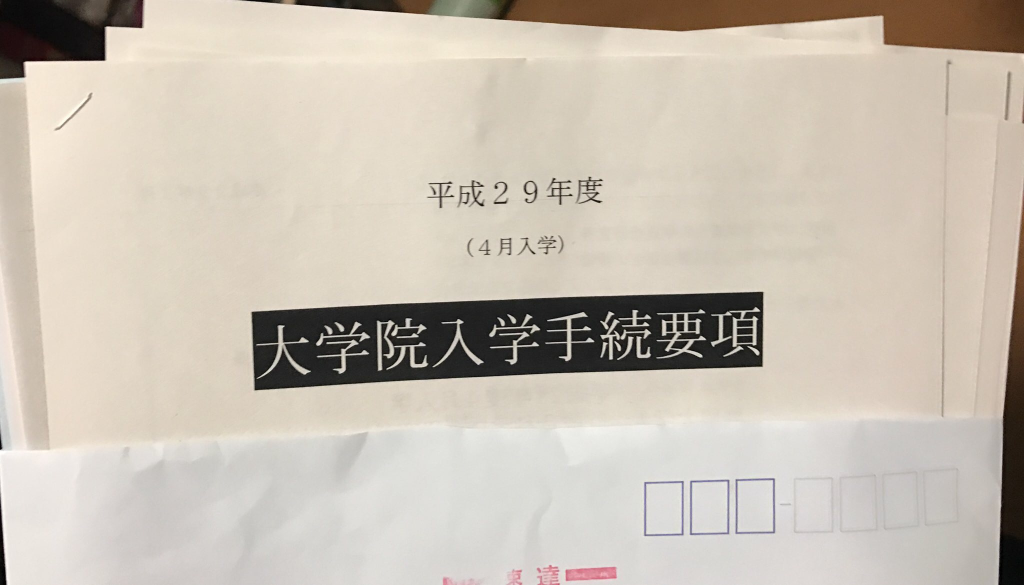
#> input picture figure/enter_graduate.jpg, 2048 x 1170 px (shown at 1/2 size)
$ python binalization_character.py   (Python 2 division)
#> lines starting #> are read from the running program, lines starting #| are printed output that depends on the picture; after the words box and inside, x2 and y2 are one past the last pixel; in counts of white or black regions, pixels touching at a corner belong together
#coding:utf-8
import numpy as np
import cv2
import matplotlib.pyplot as plt

def binalization(org_img):
	gry_img = cv2.cvtColor(org_img, cv2.COLOR_BGR2GRAY)

	# Calc threshold
	T, bin_img = cv2.threshold(gry_img, 127, 255, cv2.THRESH_BINARY)

	return bin_img

def adaptive_binalization(org_img):
	gry_img = cv2.cvtColor(org_img, cv2.COLOR_BGR2GRAY)

	# Calc threshold
	#bin_img = cv2.adaptiveThreshold(gry_img, 255, cv2.ADAPTIVE_THRESH_MEAN_C, cv2.THRESH_BINARY, 3, 5)
	bin_img = cv2.adaptiveThreshold(gry_img, 255, cv2.ADAPTIVE_THRESH_GAUSSIAN_C, cv2.THRESH_BINARY, 3, 5)

	return bin_img

def binalization_otsu(org_img):
	gry_img = cv2.cvtColor(org_img, cv2.COLOR_BGR2GRAY)

	# Calc threshold on gram_img using OTSU THRESHOLD
	T, bin_img = cv2.threshold(gry_img, 0, 255, cv2.THRESH_BINARY+cv2.THRESH_OTSU)

	return bin_img

def binalization_otsu_after_gaussian_filtering(org_img):
	gry_img = cv2.cvtColor(org_img, cv2.COLOR_BGR2GRAY)

	# Calc threshold
	gray_gf = cv2.GaussianBlur(gry_img, (3,3), 0)
	T, bin_img = cv2.threshold(gray_gf, 0, 255, cv2.THRESH_BINARY+cv2.THRESH_OTSU)

	return bin_img

def main():
	#img_path = "../figure/english_letter.jpg"
	img_path = "../figure/enter_graduate.jpg"
	img = cv2.imread(img_path, cv2.IMREAD_COLOR ) # COLOR MODE
#> img is the input picture: shape (1170, 2048, 3); mean B, G, R 179.4, 191.6, 200.4
	#img = cv2.imgread(img_path, cv2.IMREAD_GRAYSCALE ) # GRAY SCALE MODE

	img_list = []
	img_name_list = []

	height, width, channels = img.shape[:3]
#> height = 1170; width = 2048; channels = 3
	img = cv2.resize(img, (500, int(height*(500.0/width))))
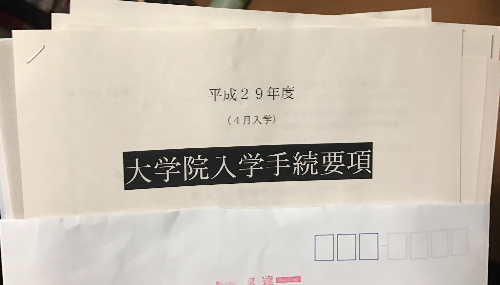
#> img: shape (285, 500, 3); mean B, G, R 179.3, 191.5, 200.3
	img_list.append(img)
	img_name_list.append("original")

	result_img = binalization(img)
#> in binalization, `gry_img = cv2.cvtColor(org_img, cv2.COLOR_BGR2GRAY)`:
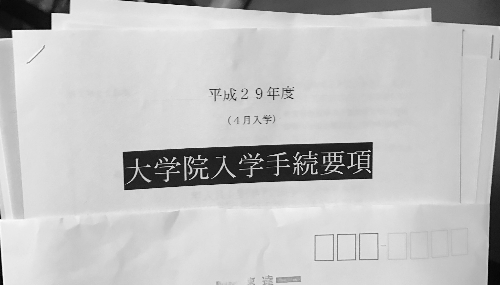
#> gry_img: shape (285, 500); min 1, max 254, mean 192.8
#> in binalization, `T, bin_img = cv2.threshold(gry_img, 127, 255, cv2.THRESH_BINARY)`:
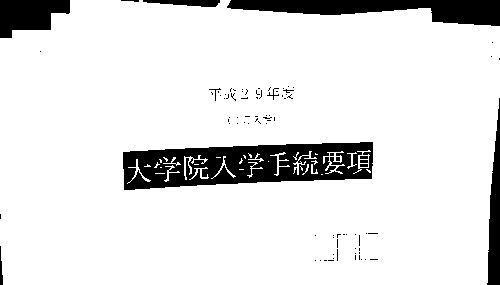
#> bin_img: shape (285, 500); 88.7% white; 90 black regions (78 under 20 px), largest, box (x1, y1, x2, y2) and area: (123, 142, 373, 190) 7898, (227, 0, 500, 26) 4007, (0, 0, 70, 38) 1876
	img_list.append(result_img)
	img_name_list.append("normal binalization")

	result_img = adaptive_binalization(img)
#> in adaptive_binalization, `bin_img = cv2.adaptiveThreshold(gry_img, 255, cv2.ADAPTIVE_THRESH_GAUS..`:
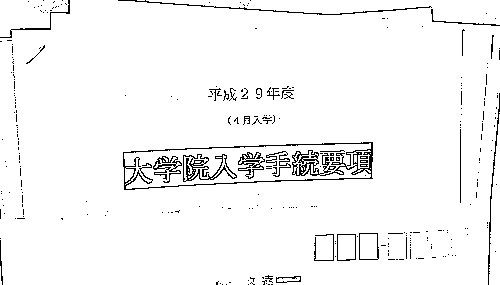
#> bin_img: shape (285, 500); 96.3% white; black in thin lines or dots
	img_list.append(result_img)
	img_name_list.append("adaptive binalization")

	result_img = binalization_otsu(img)
#> in binalization_otsu, `T, bin_img = cv2.threshold(gry_img, 0, 255, cv2.THRESH_BINARY+cv2.THRE..`: bin_img: shape (285, 500); 88.6% white; 91 black regions (79 under 20 px), largest, box (x1, y1, x2, y2) and area: (123, 142, 373, 190) 7936, (226, 0, 500, 26) 4013, (0, 0, 70, 38) 1876
#> in binalization_otsu, `T, bin_img = cv2.threshold(gry_img, 0, 255, cv2.THRESH_BINARY+cv2.THRE..`: T = 129
	img_list.append(result_img)
	img_name_list.append("otsu binalization")

	result_img = binalization_otsu_after_gaussian_filtering(img)
#> in binalization_otsu_after_gaussian_filtering, `gray_gf = cv2.GaussianBlur(gry_img, (3,3), 0)`:
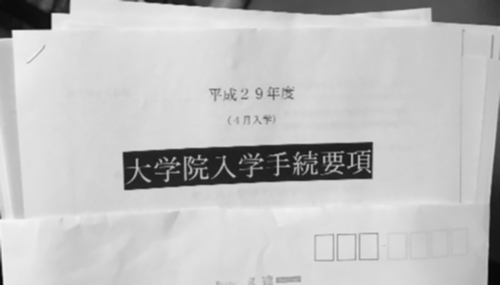
#> gray_gf: shape (285, 500); min 6, max 247, mean 192.8
#> in binalization_otsu_after_gaussian_filtering, `T, bin_img = cv2.threshold(gray_gf, 0, 255, cv2.THRESH_BINARY+cv2.THRE..`:
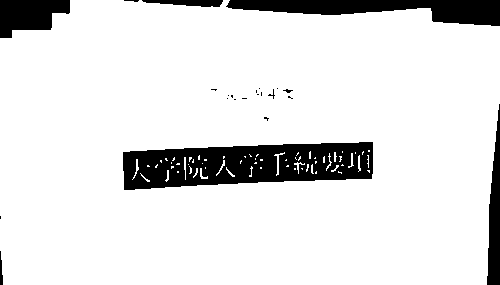
#> bin_img: shape (285, 500); 88.4% white; 23 black regions (16 under 20 px), largest, box (x1, y1, x2, y2) and area: (123, 142, 373, 190) 8528, (226, 0, 500, 26) 4004, (0, 0, 70, 38) 1891
#> in binalization_otsu_after_gaussian_filtering, `T, bin_img = cv2.threshold(gray_gf, 0, 255, cv2.THRESH_BINARY+cv2.THRE..`: T = 133
	img_list.append(result_img)
	img_name_list.append("otsu after gaussian filtering binalization")

	for i in xrange(len(img_list)):
		plt.subplot(round(len(img_list)/2.0), len(img_list)/2, i+1),plt.imshow(img_list[i],'gray')
	   	plt.title(img_name_list[i])
	   	plt.xticks([]),plt.yticks([])
#> this loop made 5 passes
	plt.show()


if __name__ == "__main__":
#> (the run stopped early here; a loop or call above may not have finished)

$ run again, with figure/english_letter.jpg copied over figure/enter_graduate.jpg
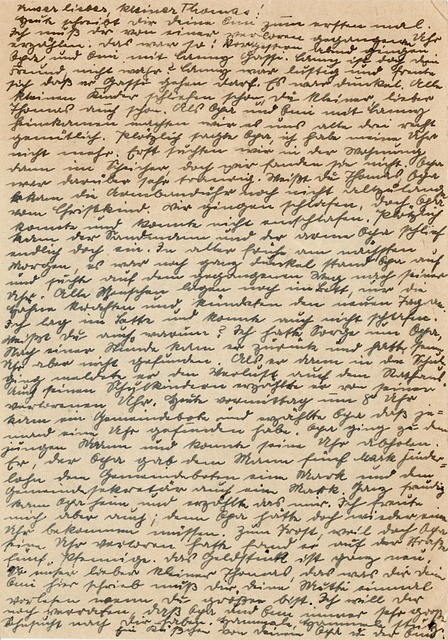
#> input picture figure/english_letter.jpg, 448 x 640 px
#> in main, img is the input picture: shape (640, 448, 3); mean B, G, R 152.3, 180.4, 198.9
#> img: shape (714, 500, 3)
#> in binalization, `T, bin_img = cv2.threshold(gry_img, 127, 255, cv2.THRESH_BINARY)`:
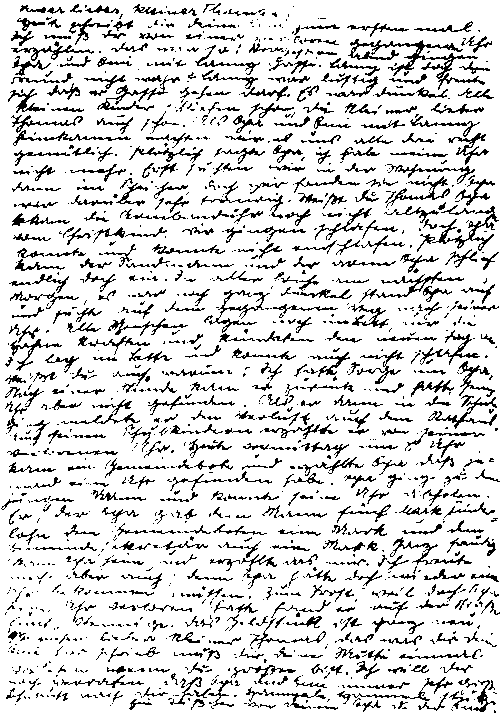
#> bin_img: shape (714, 500); 85.3% white; black in thin lines or dots
#> in binalization_otsu, `T, bin_img = cv2.threshold(gry_img, 0, 255, cv2.THRESH_BINARY+cv2.THRE..`: T = 159
#> in binalization_otsu_after_gaussian_filtering, `T, bin_img = cv2.threshold(gray_gf, 0, 255, cv2.THRESH_BINARY+cv2.THRE..`:
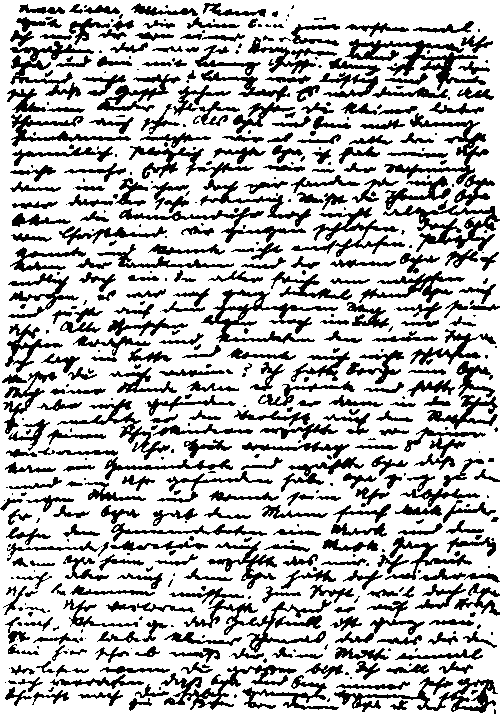
#> bin_img: shape (714, 500); 73.3% white; 552 black regions (185 under 20 px), largest, box (x1, y1, x2, y2) and area: (345, 39, 486, 91) 1908, (201, 289, 338, 344) 1736, (334, 677, 498, 713) 1681
#> in binalization_otsu_after_gaussian_filtering, `T, bin_img = cv2.threshold(gray_gf, 0, 255, cv2.THRESH_BINARY+cv2.THRE..`: T = 166
#> the loop in main, `for i in xrange(len(img_list)):` made 5 passes
